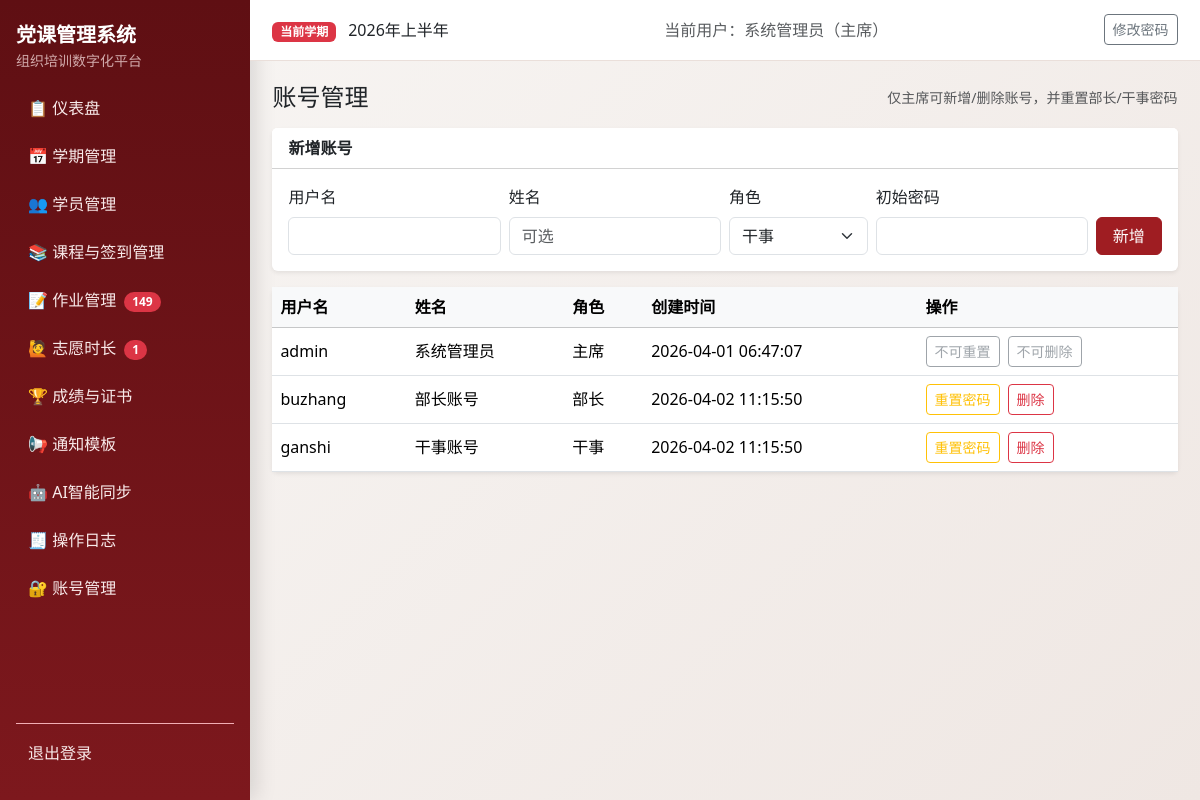
The app's page /auth/accounts (signed in) with its own data.
### models.py (models this page shows, shortened)
class Semester(db.Model):
    __tablename__ = "semesters"
    id = db.Column(db.Integer, primary_key=True)
    name = db.Column(db.String(100), nullable=False)
    period_code = db.Column(db.String(20), nullable=True)
    period_positive = db.Column(db.String(20), nullable=True)
    period_development = db.Column(db.String(20), nullable=True)
    period_probationary = db.Column(db.String(20), nullable=True)
    year = db.Column(db.Integer, nullable=False)
    status = db.Column(db.String(20), nullable=False, default="active")
    exam_weight = db.Column(db.Integer, nullable=False, default=40)
    attendance_weight = db.Column(db.Integer, nullable=False, default=30)
    assignment_weight = db.Column(db.Integer, nullable=False, default=20)
    volunteer_weight = db.Column(db.Integer, nullable=False, default=10)
    pass_threshold = db.Column(db.Float, nullable=False, default=60.0)
    volunteer_target_hours = db.Column(db.Float, nullable=False, default=0.0)
    min_attendance_sessions = db.Column(db.Integer, nullable=False, default=2)
    created_at = db.Column(db.DateTime, default=datetime.utcnow, nullable=False)
    students = db.relationship("Student", back_populates="semester", cascade="all, delete-orphan")
    course_sessions = db.relationship("CourseSession", back_populates="semester", cascade="all, delete-orphan")
    assignments = db.relationship("Assignment", back_populates="semester", cascade="all, delete-orphan")
    volunteer_records = db.relationship(
        "VolunteerRecord", back_populates="semester", cascade="all, delete-orphan"
    )
    exam_records = db.relationship("ExamRecord", back_populates="semester", cascade="all, delete-orphan")
    final_scores = db.relationship("FinalScore", back_populates="semester", cascade="all, delete-orphan")

class User(UserMixin, db.Model):
    __tablename__ = "users"
    id = db.Column(db.Integer, primary_key=True)
    username = db.Column(db.String(80), unique=True, nullable=False, index=True)
    password_hash = db.Column(db.String(255), nullable=False)
    role = db.Column(db.String(20), nullable=False, default="staff")
    real_name = db.Column(db.String(80), nullable=True)
    created_at = db.Column(db.DateTime, default=datetime.utcnow, nullable=False)

### blueprints/auth.py (the view, shortened to what this page needs)
@auth_bp.route("/auth/accounts", methods=["GET", "POST"])
@login_required
@admin_only_required
def account_list():
	role_order = {"admin": 0, "minister": 1, "staff": 2}
	users = User.query.order_by(User.created_at.asc(), User.id.asc()).all()
	users = sorted(users, key=lambda item: (role_order.get(item.role, 99), item.username.lower()))
	return render_template("auth/accounts.html", users=users, role_labels=ROLE_LABELS, role_label=role_label)

### authz.py (called while the page is built)
def normalize_role(role: str | None) -> str:
    value = (role or "staff").strip().lower()
    if value not in ROLE_LABELS:
        return "staff"
    return value

def role_label(role: str | None) -> str:
    return ROLE_LABELS.get(normalize_role(role), "干事")

def can_view_logs(role: str | None) -> bool:
    return normalize_role(role) in {"admin", "minister"}

def can_manage_accounts(role: str | None) -> bool:
    return normalize_role(role) == "admin"

def can_edit_notification_templates(role: str | None) -> bool:
    return normalize_role(role) in {"admin", "minister"}

def admin_only_required(func):
    @wraps(func)
    def wrapper(*args, **kwargs):
        if not current_user.is_authenticated:
            return redirect(url_for("auth_bp.login"))
        if normalize_role(getattr(current_user, "role", None)) != "admin":
            flash("仅主席账号可执行该操作。", "danger")
            return redirect(request.referrer or url_for("auth_bp.dashboard"))
        return func(*args, **kwargs)
    return wrapper

### templates/auth/accounts.html (shortened to what this page needs)
{% extends "base.html" %}
{% block content %}
<div class="d-flex justify-content-between align-items-center mb-3">
  <h1 class="h4 mb-0">账号管理</h1>
  <div class="small text-muted">仅主席可新增/删除账号，并重置部长/干事密码</div>
</div>
<div class="card border-0 shadow-sm mb-3">
  <div class="card-header bg-white fw-semibold">新增账号</div>
  <div class="card-body">
    <form method="post" class="row g-2 align-items-end">
      <div class="col-md-3">
        <label class="form-label">用户名</label>
        <input class="form-control" name="username" required>
      </div>
      <div class="col-md-3">
        <label class="form-label">姓名</label>
        <input class="form-control" name="real_name" placeholder="可选">
      </div>
      <div class="col-md-2">
        <label class="form-label">角色</label>
        <select class="form-select" name="role">
          <option value="staff" selected>干事</option>
        </select>
      </div>
      <div class="col-md-3">
        <label class="form-label">初始密码</label>
        <input class="form-control" type="password" name="password" minlength="6" required>
      </div>
      <div class="col-md-1">
        <button class="btn btn-primary w-100">新增</button>
      </div>
    </form>
  </div>
</div>
<div class="card border-0 shadow-sm">
  <div class="table-responsive">
    <table class="table align-middle mb-0">
      <thead class="table-light">
        <tr>
          <th>用户名</th>
          <th>姓名</th>
          <th>角色</th>
          <th>创建时间</th>
          <th style="width: 260px;">操作</th>
        </tr>
      </thead>
      <tbody>
        {% for user in users %}
        <tr>
          <td>{{ user.username }}</td>
          <td>{{ user.real_name or '-' }}</td>
          <td>{{ role_label(user.role) }}</td>
          <td>{{ user.created_at.strftime('%Y-%m-%d %H:%M:%S') if user.created_at else '-' }}</td>
          <td>
            <div class="d-flex gap-2">
              {% if user.role in ['minister', 'staff'] %}
              <form method="post" action="{{ url_for('auth_bp.reset_account_password', user_id=user.id) }}" data-confirm-delete="1" data-confirm-message="确认重置账号 {{ user.username }} 密码为默认值吗？">
                <button class="btn btn-sm btn-outline-warning">重置密码</button>
              </form>
              {% else %}
              <button class="btn btn-sm btn-outline-secondary" disabled>不可重置</button>
              {% endif %}
              {% if user.id == current_user.id or user.username == 'admin' %}
              <button class="btn btn-sm btn-outline-secondary" disabled>不可删除</button>
              {% else %}
              <form method="post" action="{{ url_for('auth_bp.delete_account', user_id=user.id) }}" data-confirm-delete="1" data-confirm-message="确认删除账号 {{ user.username }} 吗？">
                <button class="btn btn-sm btn-outline-danger">删除</button>
              </form>
              {% endif %}
            </div>
          </td>
        </tr>
        {% else %}
        <tr>
          <td colspan="5" class="text-center text-muted py-4">暂无账号</td>
        </tr>
        {% endfor %}
      </tbody>
    </table>
  </div>
</div>
{% endblock %}

### templates/base.html (shortened to what this page needs)
<!doctype html>
<html lang="zh-CN">
<head>
  <link href="https://cdn.jsdelivr.net/npm/bootstrap@5.3.3/dist/css/bootstrap.min.css" rel="stylesheet">
</head>
<body>
  {% if current_user.is_authenticated %}
  <div class="layout">
    <aside class="sidebar d-flex flex-column">
      <div class="mb-3">
        <div class="fw-bold fs-5 text-white">党课管理系统</div>
        <div class="small opacity-75">组织培训数字化平台</div>
      </div>
      <nav class="nav flex-column mb-3">
        <a class="nav-link" href="{{ url_for('auth_bp.dashboard') }}">📋 仪表盘</a>
        <a class="nav-link" href="{{ url_for('semester_bp.list_semesters') }}">📅 学期管理</a>
        <a class="nav-link" href="{{ url_for('students_bp.list_students') }}">👥 学员管理</a>
        <a class="nav-link" href="{{ url_for('courses_bp.list_courses') }}">📚 课程与签到管理</a>
        <a class="nav-link" href="{{ url_for('assignments_bp.assignments_overview') }}">📝 作业管理
          {% if pending_assignment_students > 0 %}
            <span class="badge rounded-pill text-bg-danger ms-1">{{ pending_assignment_students }}</span>
          {% endif %}
        </a>
        <a class="nav-link" href="{{ url_for('volunteers_bp.volunteer_overview') }}">🙋 志愿时长
          {% if pending_volunteer_records > 0 %}
            <span class="badge rounded-pill text-bg-danger ms-1">{{ pending_volunteer_records }}</span>
          {% endif %}
        </a>
        <a class="nav-link" href="{{ url_for('scores_bp.result_overview') }}">🏆 成绩与证书</a>
        <a class="nav-link" href="{{ url_for('notifications_bp.template_list') }}">📢 通知模板</a>
        <a class="nav-link" href="{{ url_for('ai_tools_bp.index') }}">🤖 AI智能同步</a>
        {% if can_view_logs %}
        <a class="nav-link" href="{{ url_for('auth_bp.operation_logs') }}">🧾 操作日志</a>
        {% endif %}
        {% if can_manage_accounts %}
        <a class="nav-link" href="{{ url_for('auth_bp.account_list') }}">🔐 账号管理</a>
        {% endif %}
      </nav>
      <div class="mt-auto pt-2 border-top border-danger-subtle">
        <a class="nav-link" href="{{ url_for('auth_bp.logout') }}">退出登录</a>
      </div>
    </aside>
    <div class="content-wrap">
      <header class="topbar">
        <div>
          <span class="badge text-bg-danger">当前学期</span>
          <span class="ms-2">{{ current_semester.name if current_semester else '未设置激活学期' }}</span>
        </div>
        <div class="text-muted">当前用户：{{ current_user.real_name or current_user.username }}（{{ current_user_role_label }}）</div>
        <div>
          <a class="btn btn-sm btn-outline-secondary" href="{{ url_for('auth_bp.change_password') }}">修改密码</a>
        </div>
      </header>
      <main class="page-content">
        {% block content %}{% endblock %}
      </main>
    </div>
  </div>
  {% else %}
    {% block auth_content %}{% endblock %}
  {% endif %}
</body>
</html>

### templates/base.html (style rules this page uses)
:root { --pc-primary: #9f1d22; --pc-primary-dark: #7f1519; --pc-sidebar-bg: #5f0f13; --pc-sidebar-text: #f6dddd; --pc-bg: #f8f6f4; --pc-card: #ffffff; }
body { background: linear-gradient(135deg, #f8f6f4 0%, #efe7e3 100%); min-height: 100vh; }
.layout { display: flex; min-height: 100vh; }
.sidebar { width: 250px; background: linear-gradient(180deg, var(--pc-sidebar-bg), #7d181d); color: var(--pc-sidebar-text); position: fixed; top: 0; left: 0; bottom: 0; padding: 1.25rem 1rem; box-shadow: 6px 0 20px rgba(0, 0, 0, 0.12); }
.sidebar .nav-link { color: #f8eaea; border-radius: 10px; margin-bottom: 0.4rem; padding: 0.55rem 0.75rem; }
.content-wrap { margin-left: 250px; width: calc(100% - 250px); }
.topbar { background: var(--pc-card); border-bottom: 1px solid #eadfda; padding: 0.9rem 1.4rem; display: flex; justify-content: space-between; align-items: center; position: sticky; top: 0; z-index: 5; }
.page-content { padding: 1.4rem; }
.btn-primary { background-color: var(--pc-primary); border-color: var(--pc-primary); }

### records on screen
Semester: name "2026年上半年"
User: real_name "系统管理员", username "admin", role "主席", created_at "2026-04-01 06:47:07", shows "不可重置", shows "不可删除"
User: username "buzhang", real_name "部长账号", role "部长", created_at "2026-04-02 11:15:50"
User: username "ganshi", real_name "干事账号", role "干事", created_at "2026-04-02 11:15:50"

### other values on screen
{{ pending_assignment_students }} "149"
{{ pending_volunteer_records }} "1"
{{ current_user_role_label }} "主席"
